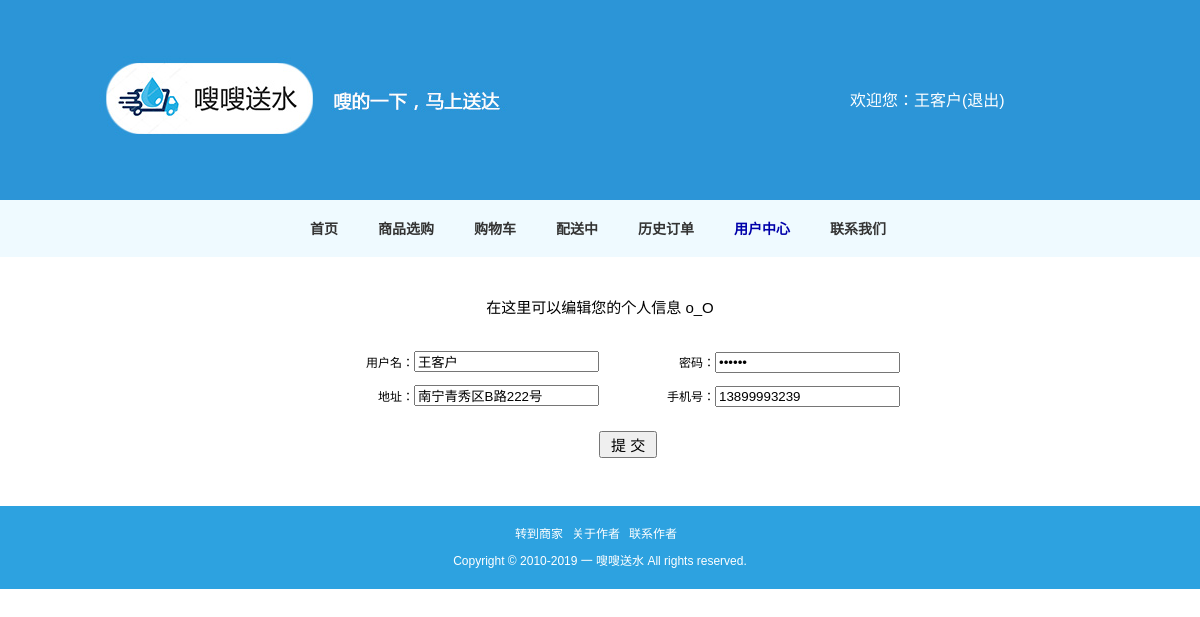
The app's page /me.php (signed in) with its own data.
### tables this page shows
CREATE TABLE `client` (
  `client_id` int(11) NOT NULL AUTO_INCREMENT COMMENT '客户',
  `client_name` varchar(255) DEFAULT NULL,
  `client_pwd` varchar(18) DEFAULT NULL,
  `client_time` datetime DEFAULT NULL,
  `client_phone` varchar(11) DEFAULT NULL,
  `client_add` varchar(255) DEFAULT NULL,
  `client_note` varchar(255) DEFAULT NULL,
  PRIMARY KEY (`client_id`) USING BTREE
);

### web/me.php (the view, shortened to what this page needs)
<?php
require_once("../inc/conn.php");
$userId = $_SESSION['user_id'];
$sql = "SELECT * FROM client WHERE client_id=$userId";
$result = mysqli_query($link, $sql);
$arr = mysqli_fetch_assoc($result);
$client_name = $arr['client_name'];
$client_pwd = $arr['client_pwd'];
$client_phone = $arr['client_phone'];
$client_add = $arr['client_add'];
?>
<!doctype html>
<html>
<head>
    <link rel="stylesheet" type="text/css" href="../css/reset.css"/>
    <link rel="stylesheet" type="text/css" href="../css/main.css"/>
    <link rel="stylesheet" type="text/css" href="../css/me.css"/>
</head>
<body>
<div class="header">
    <div class="login floatr">
        <?php
        if ($_SESSION['user_name'] == null) {
            echo "<a href=\"login.php\" class='wText-a'>登录 / </a> <a href=\"register.php\" class='wText-a'>注册</a> ";
        } else {
            echo "欢迎您：" . $_SESSION['user_name'] . "<a href=\"login-ecs.php\" class='wText-a'>(退出)</a>";
        }
        ?>
    </div>
    <div class="mianboy">
			<span class="top-links floatr">
				<ul>
					<li>
						<a class="top-a1" href="index.php">首页</a>
					</li>
					<li>
						<a class="top-a2" href="shopping.php">商品选购</a>
					</li>
					<li>
						<a class="top-a3" href="car.php">购物车</a>
					</li>
                    <li>
						<a class="top-a40" href="ordering.php">配送中</a>
					</li>
					<li>
						<a class="top-a4" href="order.php">历史订单</a>
					</li>
					<li>
						<a class="top-a5" href="me.php">用户中心</a>
					</li>
					<li>
						<a class="top-a6" href="call.php">联系我们</a>
					</li>
				</ul>
			</span>
    </div>
</div>
<div class="mianboy">
    <center>
        <p class='wText'>在这里可以编辑您的个人信息 o_O</p><br><br><br>
        <form method="post" action="">
            <table width="600" bordercolor="#FFF" border="1" rules="all" align="center" cellpadding="5">
                <tr>
                    <td width="120" align="right">用户名：</td>
                    <td><input type="text" name="client_name" value="<?php echo $client_name ?>"></td>
                    <td width="120" align="right">密码：</td>
                    <td><input type="password" name="client_pwd" value="<?php echo $client_pwd ?>"></td>
                </tr>
                <tr>
                    <td>&nbsp;</td>
                    <td>&nbsp;</td>
                </tr>
                <tr>
                    <td width="120" align="right">地址：</td>
                    <td><input type="text" name="client_add" value="<?php echo $client_add ?>"></td>
                    <td width="120" align="right">手机号：</td>
                    <td><input type="text" name="client_phone" value="<?php echo $client_phone ?>"></td>
                </tr>
                <tr>
                    <td>&nbsp;</td>
                    <td>&nbsp;</td>
                </tr>
                <tr>
                    <td>&nbsp;</td>
                    <td>&nbsp;</td>
                    <td>
                        <br>
                        <input type="submit" class="wText" value=" 提 交 ">
                    </td>
                    <td>&nbsp;</td>
                </tr>
            </table>
        </form>
        <br><br><br><br>
    </center>
</div>
<div class="footer">
    <div class="footer-links">
        <ul>
            <li>
                <a href="../admin/index.php" target="blank">转到商家</a>
            </li>
            <li>
                <a href="https://github.com/lnsaaa" target="blank">关于作者</a>
            </li>
            <li>
                <a target="_blank" href="http://mail.qq.com/cgi-bin/qm_share?t=qm_mailme&email=FCUkISAkJiQiISJUZWU6d3t5"
                   style="text-decoration:none;">联系作者</a>
            </li>
        </ul>
        Copyright &copy; 2010-2019 一 嗖嗖送水 All rights reserved.
    </div>
</div>
</body>
</html>

### css/main.css (style rules this page uses)
.mianboy { width: 900px; margin: 0 auto; }
.header { height: 300px; background: url(../images/header-bg.jpg) top center no-repeat; }
.floatr { float: right; }
.top-links { width: 760px; margin: 0 auto; padding-top: 110px; }
.top-links li { float: left; font-size: 14px; font-weight: bold; line-height: 20px; padding: 0 20px; }
.top-links li a { text-decoration: none; font-weight: bold; }
.top-a1, .top-a2, .top-a3, .top-a40, .top-a4, .top-a5, .top-a6, .top-a7 { color: #333333; }
.footer { background-color: #2DA2E0; }
.footer-links { font-size: 12px; text-align: center; width: 900px; margin: auto; color: #FFFFFF; padding-bottom: 22px; }
.footer-links ul { list-style: none; padding: 22px 0px 0px 365px; }
.footer-links li { float: left; margin-bottom: 5px; margin-right: 9px; color: #FFFFFF; margin-bottom: 15px; font-size: 12px; }
.footer-links li a { text-decoration: none; color: #FFFFFF; }
.login { width: 350px; font-size: 16px; color: #ffffff; margin-top: 93px; }
.wText-a { color: #ffffff; }

### css/me.css (style rules this page uses)
.top-a5 { color: #0000AA; }
.wText { font-size: 15px; text-align: center; }

### records on screen
client: client_name "王客户", client_add "南宁青秀区B路222号", client_phone "13899993239"

### other values on screen
$_SESSION['user_name'] "王客户"
